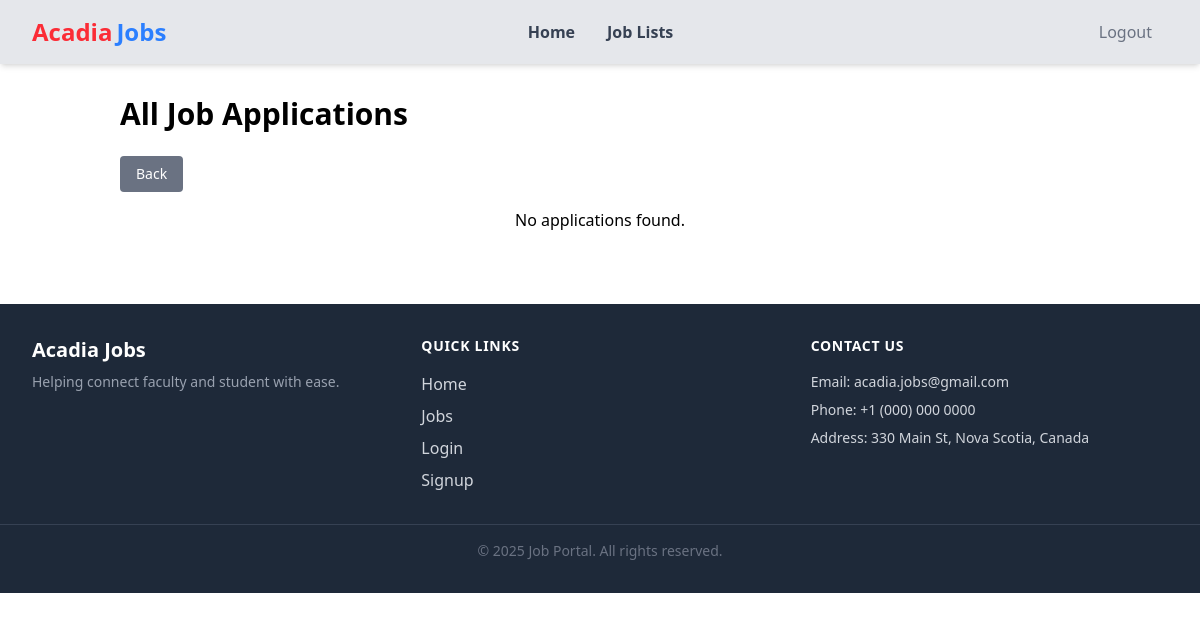
Before: /faculty/job/3/applications (signed in) with the older database file.
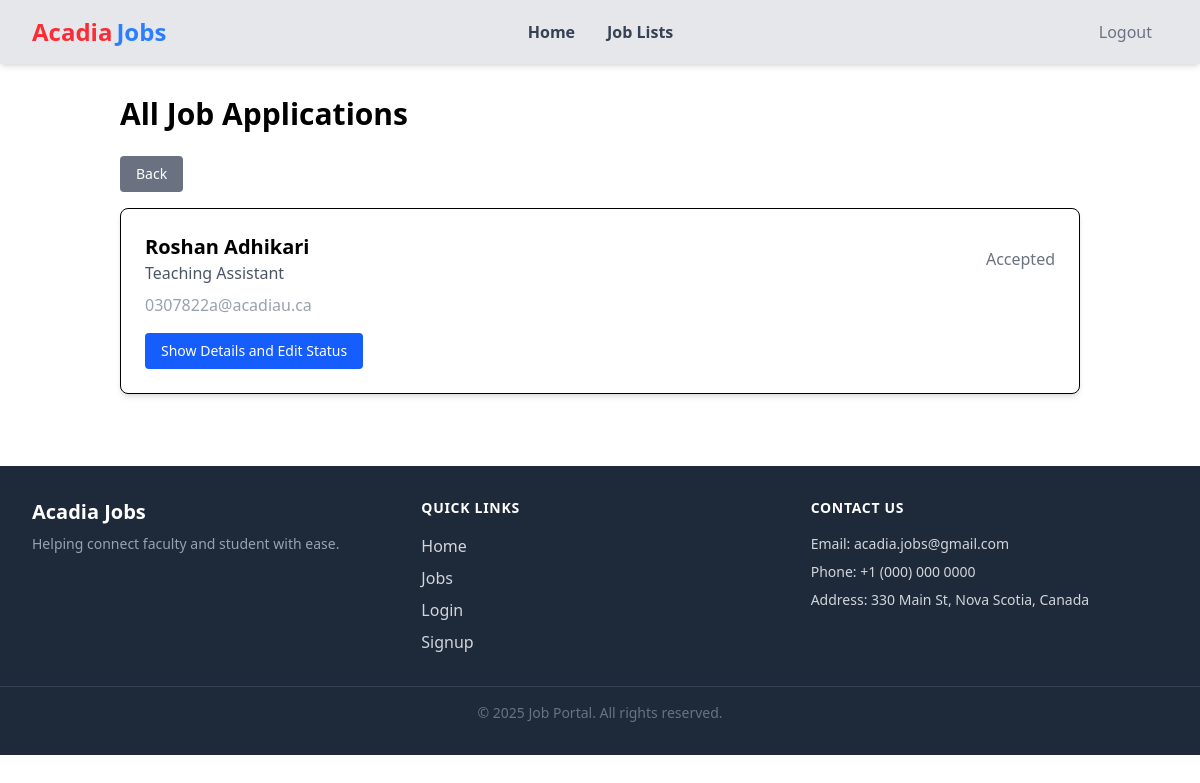
After: the same page with the newer database file.
### loginSignup/models.py (models this page shows, shortened)
class ApplyJob(models.Model):
    PENDING = 'pending'
    IN_REVIEW = 'under_review'
    INTERVIEW = 'inteview'
    ACCEPTED = 'accepted'
    REJECTED = 'rejected'
    JOB_STATUS_CHOICES = (
        (PENDING, 'Pending'),
        (IN_REVIEW, 'Under Review'),
        (INTERVIEW, 'Selected for interview'),
        (ACCEPTED, 'Accepted'),
        (REJECTED, 'Rejected'),
    )
    job = models.ForeignKey(CreateJob, on_delete=models.CASCADE, related_name='applications')
    first_name = models.CharField(max_length=100)
    middle_name = models.CharField(max_length=100)
    last_name = models.CharField(max_length=100)
    email = models.EmailField()
    address = models.CharField(max_length=250)
    city = models.CharField(max_length=100)
    state = models.CharField(max_length=100)
    phone_no = models.CharField(max_length=12)
    user = models.ForeignKey('loginSignup.CustomUser', on_delete=models.CASCADE)
    resume = models.FileField(upload_to="resumes/")
    availability_start_date = models.DateField()
    availability_end_date = models.DateField()
    applied_on = models.DateTimeField(auto_now_add=True)
    job_status = models.CharField(max_length=100, choices=JOB_STATUS_CHOICES, default=PENDING)
    class Meta:
        unique_together = ('user', 'job')

class CreateJob(models.Model):
    JOB_TYPE = (
        ("full-time", "Full Time"),
        ("part-time", "Part Time"),
        ("internship", "Internship"),
        ("co-op", "Co-op")
    )
    LOCATION = (
        ("remote", "Remote"),
        ("in-person", "In Person")
    )
    title = models.CharField(max_length=200)
    position = models.CharField(max_length=100)
    companyName = models.CharField(max_length=100)
    jobType = models.CharField(max_length=50, default="")
    location = models.CharField(max_length=50, default="")
    applicationDeadline = models.DateField(default=None)
    description = models.TextField()
    posted_by = models.ForeignKey('loginSignup.CustomUser', on_delete=models.CASCADE)
    posted_date = models.DateField(auto_now_add=True)

### loginSignup/views.py (the view)
# urls.py: path('faculty/job/<int:job_id>/applications', views.jobApplicationDBFaculty, name='job_applications'),
@login_required(login_url="/login")
@faculty_required
def jobApplicationDBFaculty(request, job_id):
    print(request.user.user_type)  # Debug print (can be removed in production)
    my_jobs = CreateJob.objects.filter(posted_by=request.user)
    applications = ApplyJob.objects.filter(job__posted_by=request.user).select_related('job', 'user').all()
    return render(request, "jobApplicationList.html", {'applications': applications})

### loginSignup/views.py (called while the page is built)
def faculty_required(view_func):
    @wraps(view_func)
    def wrapper(request, *args, **kwargs):
        if not request.user.is_authenticated:
            return redirect('login')
        if hasattr(request.user, 'user_type') and request.user.user_type == "faculty":
            return view_func(request, *args, **kwargs)
        return HttpResponseForbidden("You do not have permission to access this page.")
    return wrapper

### loginSignup/templates/jobApplicationList.html
{% extends 'base.html' %}
{% block content %}
<div class="container mx-auto p-8">
    <h1 class="text-3xl font-bold mb-6">All Job Applications</h1>
    <div class="mb-4">
        <a href="{% url 'test' %}" class="inline-block bg-gray-500 text-white px-4 py-2 rounded hover:bg-gray-600 text-sm font-medium">
            Back
        </a>
    </div>
    <div class="space-y-6">
        {% for app in applications %}
        <div class="bg-white p-6 border rounded-lg shadow-md">
            <div class="flex justify-between items-center">
                <div>
                    <h2 class="text-xl font-semibold">{{ app.first_name }} {{ app.middle_name }} {{ app.last_name }}</h2>
                    <p class="text-gray-600">{{ app.job.position }}</p>
                </div>
                <span class="text-gray-500">{{ app.get_job_status_display }}</span>
            </div>
            <div class="flex justify-between mt-2">
                <span class="text-gray-400">{{ app.email }}</span>
            </div>
            <div class="mt-4">
                <a href="{% url 'edit_status' app.id %}" class="inline-block bg-blue-600 text-white px-4 py-2 rounded hover:bg-blue-700 text-sm font-medium">
                    Show Details and Edit Status
                </a>
            </div>
        </div>
        {% empty %}
        <p class="text-center">No applications found.</p>
        {% endfor %}
    </div>
</div>
{% endblock %}

### loginSignup/templates/base.html (shortened to what this page needs)
<!DOCTYPE html>
{% load static tailwind_tags %}
<html lang="en">
<head>
  <link rel="stylesheet" href="https://unicons.iconscout.com/release/v4.0.8/css/line.css">
  {% tailwind_css %}
</head>
<body class="bg-white">
  <nav class="bg-gray-200 shadow-md sticky top-0 z-50">
    <div class="max-w-7xl mx-auto px-4 sm:px-6 lg:px-8">
      <div class="flex justify-between h-16 items-center">
        <a href="{% if request.user.is_authenticated %}{% url 'test' %}{% else %}{% url 'home' %}{% endif %}" class="flex items-center">
          <span class="text-2xl font-bold text-red-500 mr-1">Acadia</span>
          <span class="text-2xl font-bold text-blue-500">Jobs</span>
        </a>
        {% if user.is_authenticated %}
        <div class="hidden md:flex items-center space-x-8">
          <a href="{% if request.user.is_authenticated %}{% url 'test' %}{% else %}{% url 'home' %}{% endif %}" class="text-gray-700 hover:text-blue-500 font-bold">Home</a>
          <a href="{% url 'job_list' %}" class="text-gray-700 hover:text-blue-500 font-bold">Job Lists</a>
        </div>
        {% endif %}
        <div class="flex items-center space-x-4">
          {% if user.is_authenticated %}
            <div class="relative group inline-block">
  <button class="text-white px-4 py-2 rounded">
  </button>
</div>
            <form method="post" action="{% url 'logout' %}">
              <button type="submit" class="px-4 py-2 text-gray-500 hover:bg-blue-500 hover:text-white rounded transition">
                Logout
              </button>
            </form>
          {% else %}
            <a href="{% url 'login' %}" class="text-gray-700 hover:text-blue-500 font-bold">Login</a>
            <a href="{% url 'signup' %}" class="bg-blue-500 text-white text-center px-6 py-2 rounded-full hover:bg-blue-700 transition">
              Sign Up
            </a>
          {% endif %}
        </div>
      </div>
    </div>
  </nav>
  {% block content %}
  {% endblock %}
  <footer class="bg-gray-800 text-gray-300 py-8 mt-10 b-100">
    <div class="max-w-7xl mx-auto px-4 sm:px-6 lg:px-8 grid grid-cols-1 md:grid-cols-3 gap-8">
      <div>
        <h2 class="text-xl font-semibold text-white">Acadia Jobs</h2>
        <p class="mt-2 text-sm text-gray-400">Helping connect faculty and student with ease.</p>
      </div>
      <div>
        <h3 class="text-sm font-semibold text-white tracking-wider uppercase">Quick Links</h3>
        <ul class="mt-4 space-y-2">
          <li><a href="{% url 'home' %}" class="hover:text-white">Home</a></li>
          <li><a href="{% url 'job_list' %}" class="hover:text-white">Jobs</a></li>
          <li><a href="{% url 'login' %}" class="hover:text-white">Login</a></li>
          <li><a href="{% url 'signup' %}" class="hover:text-white">Signup</a></li>
        </ul>
      </div>
      <div>
        <h3 class="text-sm font-semibold text-white tracking-wider uppercase">Contact Us</h3>
        <ul class="mt-4 space-y-2 text-sm">
          <li>Email: acadia.jobs@gmail.com</li>
          <li>Phone: +1 (000) 000 0000 </li>
          <li>Address: 330 Main St, Nova Scotia, Canada</li>
        </ul>
      </div>
    </div>
    <div class="mt-8 border-t border-gray-700 pt-4 text-center text-sm text-gray-500">
      © {{ year|default:2025 }} Job Portal. All rights reserved.
    </div>
  </footer>
</body>
</html>

Changed rows visible on the page:
added ApplyJob: first_name "Roshan", last_name "Adhikari", job.position "Teaching Assistant", job_status "Accepted", email "0307822a@acadiau.ca"
Other visible differences:
text no longer shown: "No applications found."
